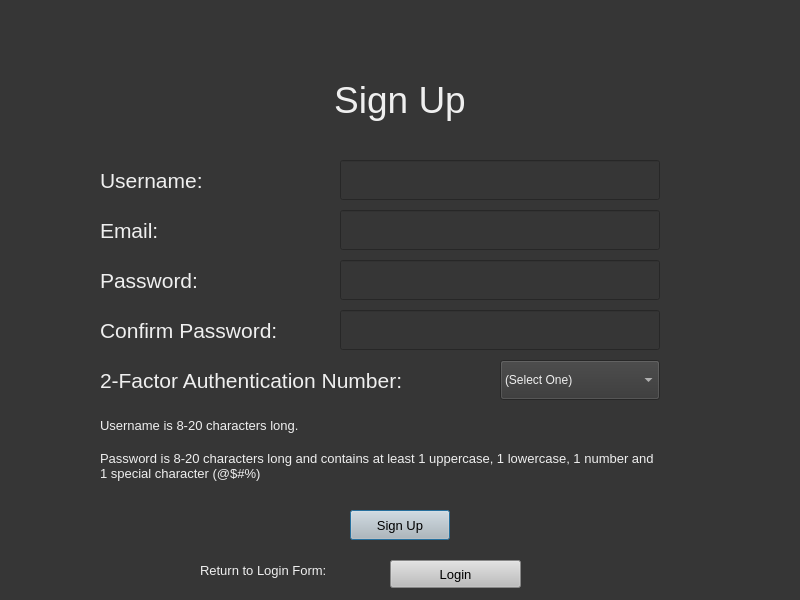
<?xml version="1.0" encoding="UTF-8"?>
<ui version="4.0">
 <class>Dialog</class>
 <widget class="QDialog" name="Dialog">
  <property name="enabled">
   <bool>true</bool>
  </property>
  <property name="geometry">
   <rect>
    <x>0</x>
    <y>0</y>
    <width>800</width>
    <height>600</height>
   </rect>
  </property>
  <property name="windowTitle">
   <string>Dialog</string>
  </property>
  <property name="styleSheet">
   <string notr="true">background-color: rgb(54, 54, 54);</string>
  </property>
  <widget class="QLabel" name="label">
   <property name="geometry">
    <rect>
     <x>300</x>
     <y>50</y>
     <width>200</width>
     <height>100</height>
    </rect>
   </property>
   <property name="styleSheet">
    <string notr="true">color: rgb(239, 239, 239);
font-size:28pt;</string>
   </property>
   <property name="text">
    <string>Sign Up</string>
   </property>
   <property name="alignment">
    <set>Qt::AlignCenter</set>
   </property>
  </widget>
  <widget class="QLabel" name="label_2">
   <property name="geometry">
    <rect>
     <x>100</x>
     <y>210</y>
     <width>80</width>
     <height>40</height>
    </rect>
   </property>
   <property name="styleSheet">
    <string notr="true">color: rgb(239, 239, 239);
font-size:16pt;</string>
   </property>
   <property name="text">
    <string>Email:</string>
   </property>
  </widget>
  <widget class="QLabel" name="label_3">
   <property name="geometry">
    <rect>
     <x>100</x>
     <y>260</y>
     <width>131</width>
     <height>40</height>
    </rect>
   </property>
   <property name="styleSheet">
    <string notr="true">color: rgb(239, 239, 239);
font-size:16pt;</string>
   </property>
   <property name="text">
    <string>Password:</string>
   </property>
  </widget>
  <widget class="QPushButton" name="signUpButton">
   <property name="geometry">
    <rect>
     <x>350</x>
     <y>510</y>
     <width>100</width>
     <height>30</height>
    </rect>
   </property>
   <property name="styleSheet">
    <string notr="true">background-color: rgb(189, 189, 189);
font-size: 10pt ;</string>
   </property>
   <property name="text">
    <string>Sign Up</string>
   </property>
  </widget>
  <widget class="QLineEdit" name="email">
   <property name="geometry">
    <rect>
     <x>340</x>
     <y>210</y>
     <width>320</width>
     <height>40</height>
    </rect>
   </property>
   <property name="styleSheet">
    <string notr="true">font-size: 14pt;
color: rgb(239, 239, 239);</string>
   </property>
  </widget>
  <widget class="QLineEdit" name="password">
   <property name="geometry">
    <rect>
     <x>340</x>
     <y>260</y>
     <width>320</width>
     <height>40</height>
    </rect>
   </property>
   <property name="styleSheet">
    <string notr="true">font-size: 14pt;
color: rgb(239, 239, 239);</string>
   </property>
  </widget>
  <widget class="QLabel" name="label_4">
   <property name="geometry">
    <rect>
     <x>200</x>
     <y>560</y>
     <width>180</width>
     <height>20</height>
    </rect>
   </property>
   <property name="styleSheet">
    <string notr="true">color: rgb(239, 239, 239);
font-size:10pt;</string>
   </property>
   <property name="text">
    <string>Return to Login Form:</string>
   </property>
  </widget>
  <widget class="QPushButton" name="returnToLoginButton">
   <property name="geometry">
    <rect>
     <x>390</x>
     <y>560</y>
     <width>131</width>
     <height>28</height>
    </rect>
   </property>
   <property name="styleSheet">
    <string notr="true">background-color: rgb(189, 189, 189);
font-size: 10pt ;</string>
   </property>
   <property name="text">
    <string>Login</string>
   </property>
  </widget>
  <widget class="QLabel" name="label_6">
   <property name="geometry">
    <rect>
     <x>100</x>
     <y>310</y>
     <width>231</width>
     <height>40</height>
    </rect>
   </property>
   <property name="styleSheet">
    <string notr="true">color: rgb(239, 239, 239);
font-size:16pt;</string>
   </property>
   <property name="text">
    <string>Confirm Password:</string>
   </property>
  </widget>
  <widget class="QLineEdit" name="passwordConfirm">
   <property name="geometry">
    <rect>
     <x>340</x>
     <y>310</y>
     <width>320</width>
     <height>40</height>
    </rect>
   </property>
   <property name="styleSheet">
    <string notr="true">font-size: 14pt;
color: rgb(239, 239, 239);</string>
   </property>
  </widget>
  <widget class="QLabel" name="label_5">
   <property name="geometry">
    <rect>
     <x>100</x>
     <y>160</y>
     <width>221</width>
     <height>40</height>
    </rect>
   </property>
   <property name="styleSheet">
    <string notr="true">color: rgb(239, 239, 239);
font-size:16pt;</string>
   </property>
   <property name="text">
    <string>Username:</string>
   </property>
  </widget>
  <widget class="QLineEdit" name="username">
   <property name="geometry">
    <rect>
     <x>340</x>
     <y>160</y>
     <width>320</width>
     <height>40</height>
    </rect>
   </property>
   <property name="styleSheet">
    <string notr="true">font-size: 14pt;
color: rgb(239, 239, 239);</string>
   </property>
  </widget>
  <widget class="QComboBox" name="selection2FA">
   <property name="geometry">
    <rect>
     <x>500</x>
     <y>360</y>
     <width>160</width>
     <height>40</height>
    </rect>
   </property>
   <property name="styleSheet">
    <string notr="true">color: rgb(239, 239, 239);</string>
   </property>
   <item>
    <property name="text">
     <string>(Select One)</string>
    </property>
   </item>
   <item>
    <property name="text">
     <string>1</string>
    </property>
   </item>
   <item>
    <property name="text">
     <string>2</string>
    </property>
   </item>
   <item>
    <property name="text">
     <string>3</string>
    </property>
   </item>
  </widget>
  <widget class="QLabel" name="label_7">
   <property name="geometry">
    <rect>
     <x>100</x>
     <y>360</y>
     <width>400</width>
     <height>40</height>
    </rect>
   </property>
   <property name="styleSheet">
    <string notr="true">color: rgb(239, 239, 239);
font-size:16pt;</string>
   </property>
   <property name="text">
    <string>2-Factor Authentication Number:</string>
   </property>
  </widget>
  <widget class="QLabel" name="label_8">
   <property name="geometry">
    <rect>
     <x>100</x>
     <y>440</y>
     <width>561</width>
     <height>51</height>
    </rect>
   </property>
   <property name="styleSheet">
    <string notr="true">color: rgb(239, 239, 239);
font-size:10pt;</string>
   </property>
   <property name="text">
    <string>Password is 8-20 characters long and contains at least 1 uppercase, 1 lowercase, 1 number and 1 special character (@$#%)</string>
   </property>
   <property name="wordWrap">
    <bool>true</bool>
   </property>
  </widget>
  <widget class="QLabel" name="label_9">
   <property name="geometry">
    <rect>
     <x>100</x>
     <y>410</y>
     <width>561</width>
     <height>30</height>
    </rect>
   </property>
   <property name="styleSheet">
    <string notr="true">color: rgb(239, 239, 239);
font-size:10pt;</string>
   </property>
   <property name="text">
    <string>Username is 8-20 characters long. </string>
   </property>
   <property name="wordWrap">
    <bool>true</bool>
   </property>
  </widget>
 </widget>
 <resources/>
 <connections/>
</ui>
